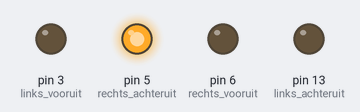
Recording of a sketch running on a simulated Arduino Uno, built with avr-gcc and run on an emulated ATmega328P. Shown: output pins drawn as LEDs (lit = HIGH).

Above: at 0.05 s.
At 2.95 s:
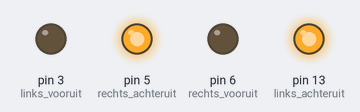
At 5.25 s:
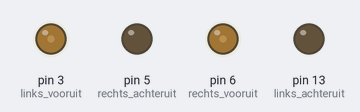
At 7.65 s:
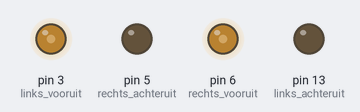
At 11.45 s:
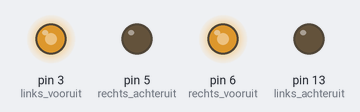
At 15.25 s:
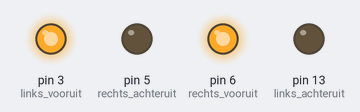
Timing chart, 0 to 19.9 s (numbered marks = the images above):
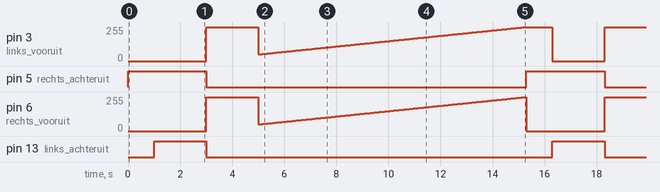

The sketch:

POC_H-brug.ino
```cpp
void setup() {
  pinMode (5, OUTPUT); //rechts achteruit
  pinMode (6, OUTPUT); //rechts vooruit
  pinMode (13, OUTPUT); //links achteruit
  pinMode (3, OUTPUT); //links vooruit

}

void loop() {

//rechts achteruit
    digitalWrite(5,HIGH);
    digitalWrite(6, LOW);

    delay(1000);

//links achteruit
    digitalWrite(13,HIGH);
    digitalWrite(3, LOW);

delay(2000);

//rechts vooruit
    digitalWrite(6,HIGH);
    digitalWrite(5, LOW);

//links vooruit
    digitalWrite(3,HIGH);
    digitalWrite(13, LOW);

delay(2000);


    digitalWrite(6,LOW);
    digitalWrite(5, LOW);
    digitalWrite(3,LOW);
    digitalWrite(13
    , LOW);

   for (int i = 50; i <= 255; i++){
    analogWrite(6,i);
   analogWrite(3,i);
    delay(50);
   }
}
```

Measured:
- by itself, pin 3 (links_vooruit), pin 6 (rechts_vooruit): moves between 0/255 and 255/255, repeating every 15.3 s
- by itself, pin 5 (rechts_achteruit): alternates HIGH for 3.0 s and LOW for 12.3 s
- by itself, pin 13 (links_achteruit): alternates HIGH for 2.0 s and LOW for 13.3 s
